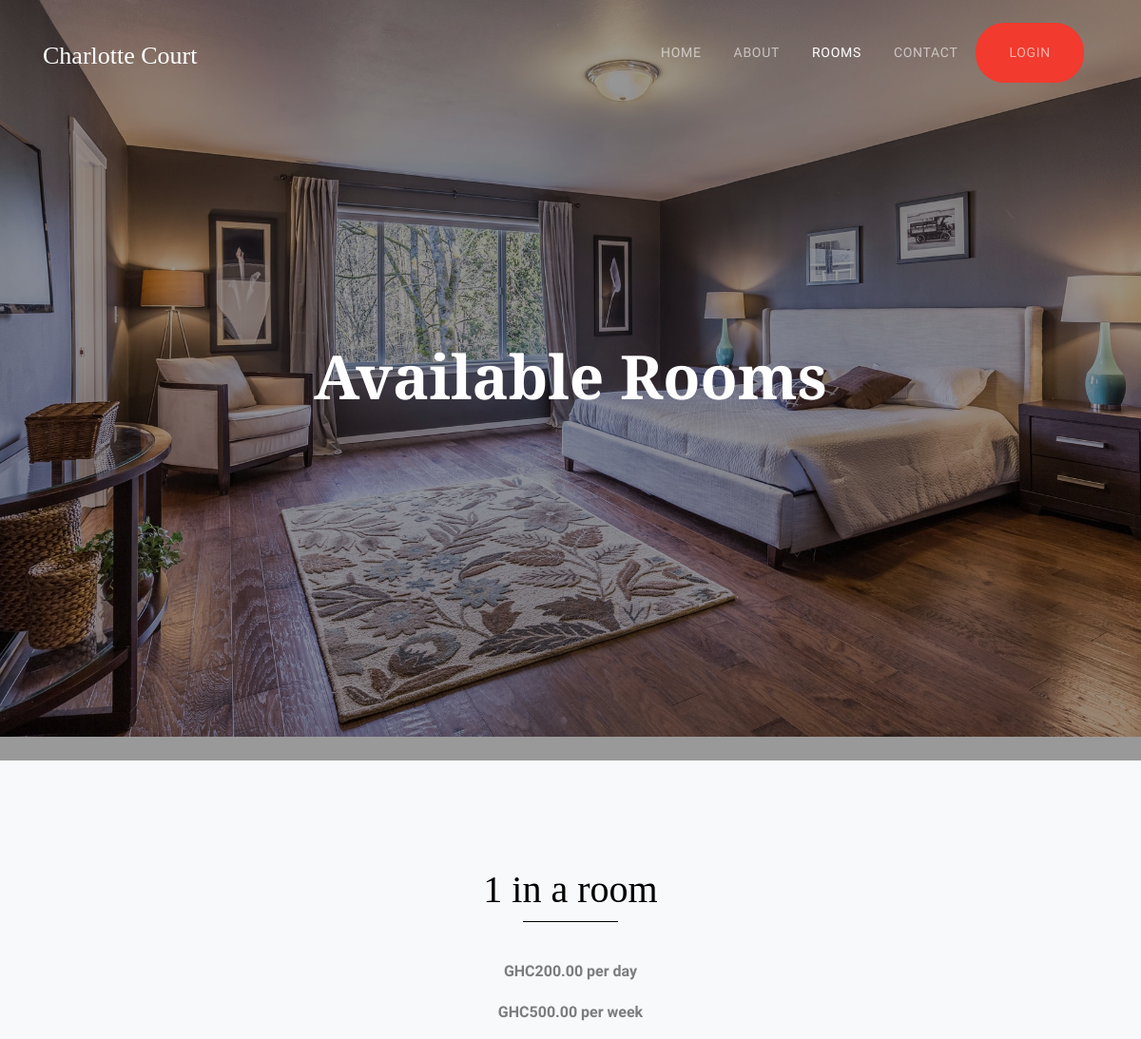
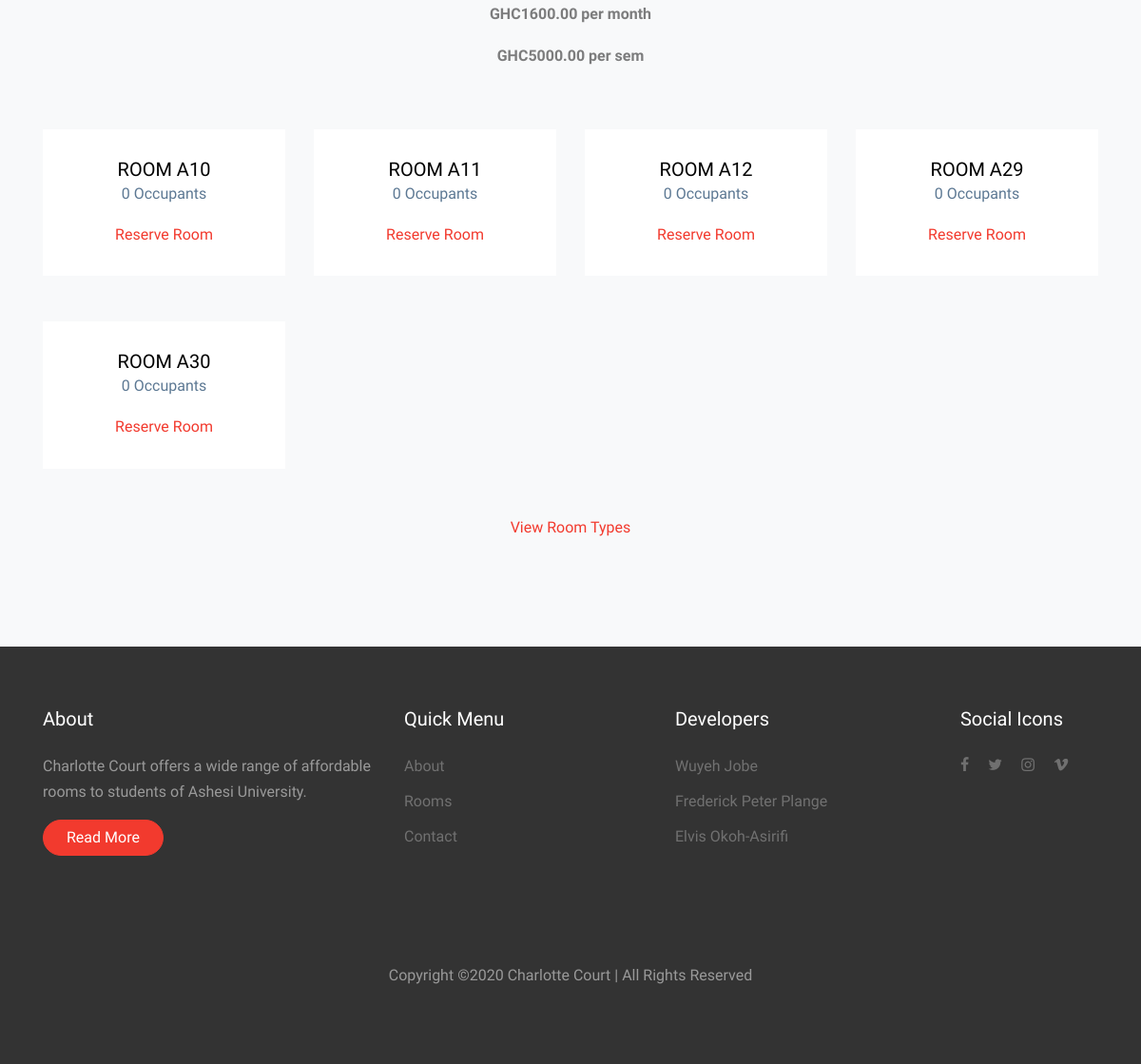
Screenshot of /hostel/rooms/4/ with the database file from the repository (2 pictures, top to bottom).
### hostel/models.py (models this page shows, shortened)
class Room_Type(models.Model):
    capacity = models.PositiveSmallIntegerField()
    price_per_day = models.DecimalField(null=True, blank=True, max_digits=7, decimal_places=2)
    price_per_week = models.DecimalField(null=True, blank=True, max_digits=7, decimal_places=2)
    price_per_month = models.DecimalField(null=True, blank=True, max_digits=7, decimal_places=2)
    price_per_sem = models.DecimalField(max_digits=7, decimal_places=2)
    image1 = models.ImageField(null=True, blank=True, upload_to='static/images/', max_length=100)
    image2 = models.ImageField(null=True, blank=True, upload_to='static/images/', max_length=100)
    image3 = models.ImageField(null=True, blank=True, upload_to='static/images/', max_length=100)
    class Meta:
        ordering = ["capacity"]

class Room(models.Model):
    room_type = models.ForeignKey(Room_Type, related_name='rooms', on_delete=models.CASCADE)
    name = models.CharField(max_length=50, help_text='Name must be a maximum of 50 characters', unique=True)
    num_of_people = models.PositiveSmallIntegerField(default=0)
    status = models.CharField(max_length=30, default='Available') #full or available
    class Meta:
        ordering = ["name"]

### hostel/views.py (the view)
# urls.py: path('rooms/<int:room_type>/', views.AvailableRoomsView.as_view(), name="available_rooms"),
class AvailableRoomsView(ListView):
    model = Room
    context_object_name = 'rooms'
    template_name = 'rooms.html'
    paginate_by = 8
    def get_context_data(self, **kwargs):
        context = super(AvailableRoomsView, self).get_context_data(**kwargs)
        context['room_type'] = self.room_type
        return context
    def get_queryset(self):
        self.room_type = get_object_or_404(Room_Type, pk=self.kwargs.get('room_type'))
        queryset = self.room_type.rooms.order_by('num_of_people')
        return queryset.filter(num_of_people__lt=self.room_type.capacity)

### templates/rooms.html (shortened to what this page needs)
{% extends 'master.html' %}
{% block rooms_active_class %}class="active"{% endblock %}
{% block intro %}
<div class="site-blocks-cover overlay" style="background-image: url(/static/images/available_rooms.jpg)" data-aos="fade" data-stellar-background-ratio="0.5">
    <div class="container">
      <div class="row align-items-center justify-content-center">
        <div class="col-md-7 text-center" data-aos="fade">
        {% if room_types %}
          <h1 class="mb-2">Our Room Types</h1>
        {% else %}
         <h1 class="mb-2">Available Rooms</h1>
         {% endif %}
        </div>
      </div>
    </div>
  </div>
{% endblock %}
{% block body %}
{% if room_types %}
<div class="site-section bg-light">
    <div class="container">
      <!-- <div class="row">
        <div class="col-md-6 mx-auto text-center mb-5 section-heading">
          <h2 class="mb-5">Our Room Types</h2>
        </div>
      </div> -->
      <div class="row">
        {% for room_type in room_types %}
        <div class="col-md-6 col-lg-3 mb-5">
          <div class="hotel-room text-center">
            <a href="{% url 'available_rooms' room_type.pk%}" class="d-block mb-0 thumbnail"><img src="/{{room_type.image1}}" alt="Image" class="img-fluid"></a>
            <div class="hotel-room-body">
              <h3 class="heading mb-0"><a href="{% url 'available_rooms' room_type.pk%}">{{ room_type.capacity }} in a room</a></h3>
              <p><strong class="price">GHC{{ room_type.price_per_sem }} / per sem</strong></p>
              <p><strong class="price">{{ room_type.count_available_rooms }} room{{room_type.count_available_rooms|pluralize}} available</strong></p>
              <a href="{% url 'available_rooms' room_type.pk%}">View Available Rooms</a>
            </div>
          </div>
        </div>
        {% endfor %}
      </div>
    </div>
  </div>
  {% else %}
<div class="site-section bg-light">
  <div class="container">
    <div class="row">
      <div class="col-md-6 mx-auto text-center mb-5 section-heading">
        <h2 class="mb-5">{{room_type.capacity}} in a room</h2>
        {% if room_type.price_per_day %}
        <p><strong class="price">GHC{{ room_type.price_per_day }} per day</strong></p>
        {% endif %}
        {% if room_type.price_per_week %}
        <p><strong class="price">GHC{{ room_type.price_per_week }} per week</strong></p>
        {% endif %}
        {% if room_type.price_per_month %}
        <p><strong class="price">GHC{{ room_type.price_per_month }} per month</strong></p>
        {% endif %}
        <p><strong class="price">GHC{{ room_type.price_per_sem }} per sem</strong></p>
      </div>
    </div>
    <div class="row">
    {% if rooms %}
      {% for room in rooms %}
      <div class="col-md-6 col-lg-3 mb-5">
        <div class="hotel-room text-center">
          <div class="hotel-room-body">
            <h3 class="heading mb-0"><a href="{% url 'reservation' room_type.pk room.pk %}">Room {{ room.name }}</a></h3>
            <p><strong class="price">{{ room.num_of_people }} Occupant{{room.num_of_people|pluralize}}</strong></p>
            <a href="{% url 'reservation' room_type.pk room.pk %}">Reserve Room</a>
          </div>
        </div>
      </div>
      {% endfor %}
      <div style="width: 100%; text-align: center;">
        <a href="{% url 'rooms' %}">View Room Types</a>
      </div>
    {% else %}
    <div style="width: 100%; text-align: center;">
      <h4>No available rooms at this moment, please try other room types</h4>
      <a href="{% url 'rooms' %}">View Room Types</a>
    </div>
    {% endif %}
    </div>
  </div>
</div>
{% endif %}
{% endblock %}

### static/css/style.css (style rules this page uses)
body { line-height: 1.7; color: rgba(0, 0, 0, 0.5); font-weight: 400; font-size: 1rem; font-family: "Work Sans", -apple-system, BlinkMacSystemFont, "Segoe UI", Roboto, "Helvetica Neue", Arial, sans-serif, "Apple Color Emoji", "Segoe UI Emoji", "Segoe UI Symbol", "Noto Color Emoji"; }
h1, h2, h3, h4, h5, .h1, .h2, .h3, .h4, .h5 { color: #000; }
a { -webkit-transition: .3s all ease; -o-transition: .3s all ease; transition: .3s all ease; }
.site-section { padding: 3em 0; }
@media (min-width: 768px) { .site-section { padding: 7em 0; } }
.site-blocks-cover { background-size: cover; background-repeat: no-repeat; background-position: center center; }
.site-blocks-cover.overlay { position: relative; }
.site-blocks-cover.overlay:before { position: absolute; content: ""; left: 0; bottom: 0; right: 0; top: 0; background: rgba(0, 0, 0, 0.4); }
.site-blocks-cover, .site-blocks-cover .row { min-height: 600px; height: calc(100vh); }
.site-blocks-cover h1 { color: #fff; font-size: 3rem; font-family: "Playfair Display"; }
@media (min-width: 768px) { .site-blocks-cover h1 { font-size: 4rem; font-weight: 900; line-height: 1.2; } }
.section-heading h2 { position: relative; display: inline-block; font-family: "Playfair Display"; font-size: 40px; }
.section-heading h2:before, .section-heading h2:after { content: ""; position: absolute; bottom: 0; height: 1px; background: #000; left: 0; -webkit-transform: translateX(-50%); -ms-transform: translateX(-50%); transform: translateX(-50%); }
.section-heading h2:before { width: 100px; bottom: -10px; left: 50%; }
.hotel-room { -webkit-transition: .3s all ease; -o-transition: .3s all ease; transition: .3s all ease; background: #fff; }
.hotel-room .heading { font-size: 20px; text-transform: uppercase; }
.hotel-room .heading a { color: #000; }
.hotel-room .hotel-room-body { padding: 30px; }
.hotel-room .hotel-room-body .price { color: #5c7893; font-weight: 400; }

### rows the page displays
Room_Type: capacity "1", price_per_day "200.00", price_per_week "500.00", price_per_month "1600.00", price_per_sem "5000.00"
Room: name "A10", num_of_people "0"
Room: name "A11", num_of_people "0"
Room: name "A12", num_of_people "0"
Room: name "A29", num_of_people "0"
Room: name "A30", num_of_people "0"
